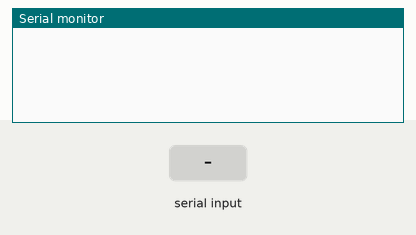
Simulated run of this sketch. Board: Arduino Uno, built with avr-gcc and run on an emulated ATmega328P. Parts: the last lines printed to the serial monitor. Inputs (shaded band) come from the test bench. No radio packets arrive unless stated.

Above: at 1.2 s.
1.3 s: "T" received over Serial
At 1.9 s:
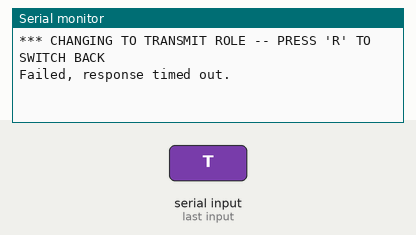
3.0 s: "R" received over Serial
At 4.8 s:
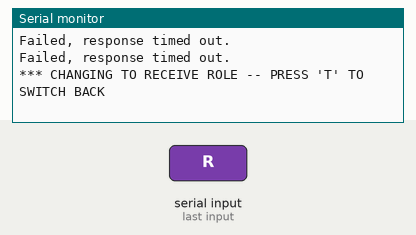

Measured:
- after the input at 1.3 s, the serial monitor: prints a new line at once (image 1)
- after the input at 3.0 s, the serial monitor: prints a new line after 0.71 s (image 2)

The sketch:

wifi_RF24.ino
```cpp
#include <SPI.h> // библиотека для общения по интерфейсу SPI
#include "RF24.h" // библиотека для общения wifi модулей (да да не все так просто)

bool radioNumber = 0; // выбираем номер радио 1/0

RF24 radio(7,8); // задаем пины CE CSN

//Плата                         UNO     UNO     MEGA
//Библиотека                    RF24    Mirf    RF24
//GND	1       Коричневый	GND	GND	GND
//VCC	2	Красный	VCC	3.3 V	3.3V	3.3V
//CE	3	Оранжевый	7	9	9
//CSN	4	Желтый		8	10	53
//SCK	5	Зеленый		13	13	52
//MOSI	6	Синий		11	11	51
//MISO	7	Фиолетовый	12	12      50

byte addresses[][6] = {"1Node","2Node"}; // создаем точки доступа, максимум 6 символов на название

// 1 - отправляем данные 0 - получаем данные
bool role = 0;

void setup() // выполняется 1 раз
{ // начало программы
  Serial.begin(115200); // скорость обмена 115200 бод

  radio.begin(); // инициализируем

  // стандартно RF24_PA_MAX, установлено в RF24_PA_LOW для предотвращения проблем с питанием(шумы в питании создают помехи)
  radio.setPALevel(RF24_PA_LOW);

  if(radioNumber){ //

    // открывает канал Node2 для записи
    radio.openWritingPipe(addresses[1]);
    // желательно не использовать 0 канал для чтения (не писать 0 в качестве первого аргумента)
    radio.openReadingPipe(1,addresses[0]);
    // данный код использует Node1 и Node2 для того чтобы задать 2 точки доступа, одну для чтения и одну для записи

  }else{
    // данный код инверсный, тоесть в нем все наоборот, для чтения открыт Node1 а для записи Node2
    radio.openWritingPipe(addresses[0]);
    radio.openReadingPipe(1,addresses[1]);
  }

  // начинаем сеанс чтения
  radio.startListening();
}

void loop() { // выполняется бесконечное количество раз

if (role == 1)  { // отправляем данные

    radio.stopListening();  // останавливаем чтение если оно было в предыдущем цикле

    /*
      здесь мы можем подготовить данные
    */

    unsigned long start_time = micros(); // получаем текущее время с момента запуска
     if (!radio.write( &start_time, sizeof(unsigned long) )){ // отправляем текущее время в канал
       Serial.println(F("Not sent")); // если не отправлено
     }

    radio.startListening();                                    // И продолжаем слушать

    unsigned long started_waiting_at = micros();               // снова берем время
    boolean timeout = false;                                   // переменная timeout хранит ошибку, если отправка данных не подтверждена

    while ( ! radio.available() ){                             // ожидаем приема ответа от платы, которой отправили данные
      if (micros() - started_waiting_at > 200000 ){            // 200 миллисекунд на ожидание ответа
          timeout = true;
          break;
      }
    }

    if ( timeout ){                                             // в случае когда ответа не дождались
        Serial.println(F("Failed, response timed out."));
    }else{                                                     // если ответ все таки есть
        unsigned long got_time;                                // создаем переменную для хранения полученных данных
        radio.read( &got_time, sizeof(unsigned long) );        // считываем в переменную эти данные
        unsigned long end_time = micros();                     // берем время окончания

        /* Здесь мы можем вывести время приема */
    }

    // создаем задержку в 1 секунду
    delay(1000);
  }

  if ( role == 0 ) // если собираемся принимать данные
  {
    unsigned long got_time; // создаем переменную для хранения полученного времени

    if( radio.available()){ // если удается открыть канал связи

      while (radio.available()) {                                   // пока вы получаете данные
        radio.read( &got_time, sizeof(unsigned long) );             // считываем их (советую читать данные пакетами)
      }

      radio.stopListening();                                        // останавливаем прослушивание
      radio.write( &got_time, sizeof(unsigned long) );              // отправляем обратно полученное время
      radio.startListening();                                       // начинаем прослушивать канал заново
   }
 }

  if ( Serial.available() )
  {
    char c = toupper(Serial.read());
    if ( c == 'T' && role == 0 ){
      Serial.println(F("*** CHANGING TO TRANSMIT ROLE -- PRESS 'R' TO SWITCH BACK"));
      role = 1;

   }else
    if ( c == 'R' && role == 1 ){
      Serial.println(F("*** CHANGING TO RECEIVE ROLE -- PRESS 'T' TO SWITCH BACK"));
       role = 0;
       radio.startListening();

    }
  }


}
```
